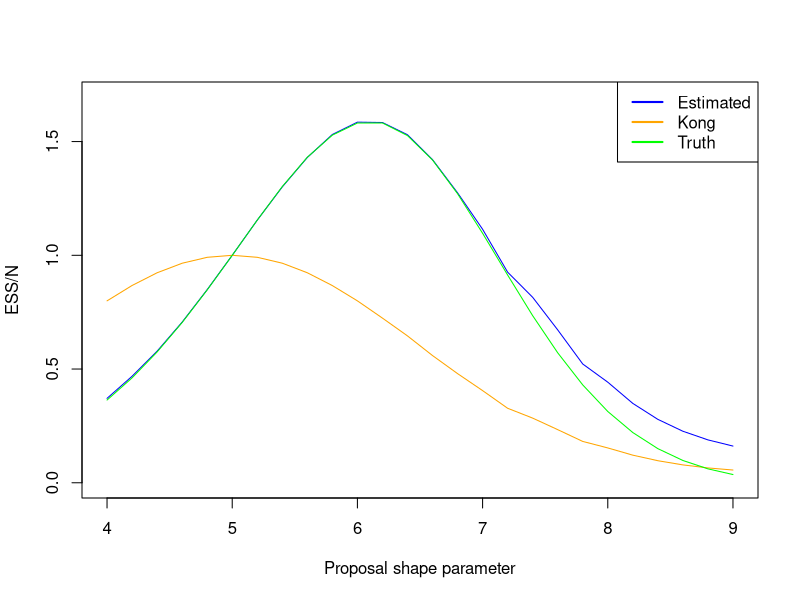

Write R code to recreate this figure.
set.seed(1)

shape <- 5  #target alpha
prop_shape <- seq(4, 9, .2)  #proposal alphas
N <- 1e4    #Number of samples

m <- 3  # moment of Gamma distr. to be estimated using IS
h <- function(x,m) x^m  # x^m

######### function calculates true N*Variance of SNIS estiamtor ###########
var.snis <- function (a1, a2, m){
  mu <- gamma(a1 + m)/gamma(a1)
  var.snis <- (gamma(a2)/(gamma(a1))^2) * (gamma(2*a1 - a2 + 2*m) - (2*mu*gamma(2*a1 - a2 + m)) + (gamma(2*a1 - a2)*mu^2)) 
  return (var.snis)
}

reps <- 100
ess.truth <- rep(0, length(prop_shape))
ess.kong <- matrix(0, nrow = reps, ncol = length(prop_shape))
ess.emp <- matrix(0, nrow = reps, ncol = length(prop_shape))

# ess.emp.ci <- matrix(0, nrow = 2, ncol = length(prop_shape))
# ess.kong.ci <- matrix(0, nrow = 2, ncol = length(prop_shape))

for (y in 1:length(prop_shape))
{
    ## True ESS
  var.f <- (gamma(shape + 2*m)/gamma(shape)) - (gamma(shape + m)/gamma(shape))^2
  true.var.is <- var.snis(shape, prop_shape[y], m)
  ess.truth[y] <- N*(var.f)*(1/true.var.is)

  for(i in 1:reps)
  {
    is <- rgamma(n=N, shape=prop_shape[y], rate=1)
    weights <- dgamma(is, shape=shape, rate=1)/dgamma(is, shape=prop_shape[y], rate=1)
    norm_weights <- weights/sum(weights)
    snis <- sum(h(is,m)*weights)/sum(weights)
    
    ## Kong's ESS
    ess.kong[i,y] <- 1/sum(norm_weights^2)
    

    
    ## Empirical ESS
    varIbar <- sum((h(is,m) - snis)^2 * norm_weights)/N
    emp.var <- sum(norm_weights^2 * (h(is,m) - snis)^2)
    ess.emp[i,y] <- N*varIbar/emp.var
    
    #print(paste(ess.truth[y], ess.emp[y], ess.kong[y]))
  }
    # B <- N/2
    # boot.emp.ess <- rep(0, B)
    # boot.kong.ess <- rep(0, B)
    # for (j in 1:B){
    #   sample_idx <- sample(1:N, size = N, replace = TRUE)
    #   is.boot <- is[sample_idx]
    #   norm.weights.boot <- norm_weights[sample_idx]
    #   snis.boot <- sum(h(is.boot,m)*norm.weights.boot)
    #   varIbar <- sum((h(is.boot,m) - snis.boot)^2 * norm.weights.boot)/N
    #   emp.var <- sum(norm.weights.boot^2 * (h(is.boot,m) - snis.boot)^2)
    #   boot.kong.ess[j] <- 1/(sum(norm.weights.boot^2))
    #   boot.emp.ess[j] <- N*varIbar/emp.var
    # }
    # ess.emp.ci[,y] <- quantile(boot.emp.ess, probs = c(.05, .95)) #var(boot.emp.ess)
    # ess.kong.ci[,y] <- quantile(boot.kong.ess, probs = c(.05, .95)) #var(boot.kong.ess)
    
}
save(ess.emp, ess.kong, ess.truth, file = "gamma-ess_m3.Rdata")



pdf(file = "gamma_m3_proposals_CI.pdf")
plot(prop_shape, colMeans(ess.emp/N), type = "l", col = "blue", ylab = "ESS/N", xlab = "Proposal shape parameter", ylim = range(ess.emp, ess.truth, ess.kong)/N)
lines(prop_shape, colMeans(ess.kong/N), col = "orange")
lines(prop_shape, ess.truth/N, col = "green")
#segments(x0 = prop_shape, y0 = ess.emp.ci[1,]/N, x1 = prop_shape, y1 = ess.emp.ci[2,]/N, col = adjustcolor("blue", alpha.f=.4))
#segments(x0 = prop_shape, y0 = ess.kong.ci[1,]/N, x1 = prop_shape, y1 = ess.kong.ci[2,]/N, col = adjustcolor("orange", alpha.f=.4))
legend("topright", legend = c("Estimated", "Kong", "Truth"), col = c("blue", "orange", "green"), lwd=2)
dev.off()

